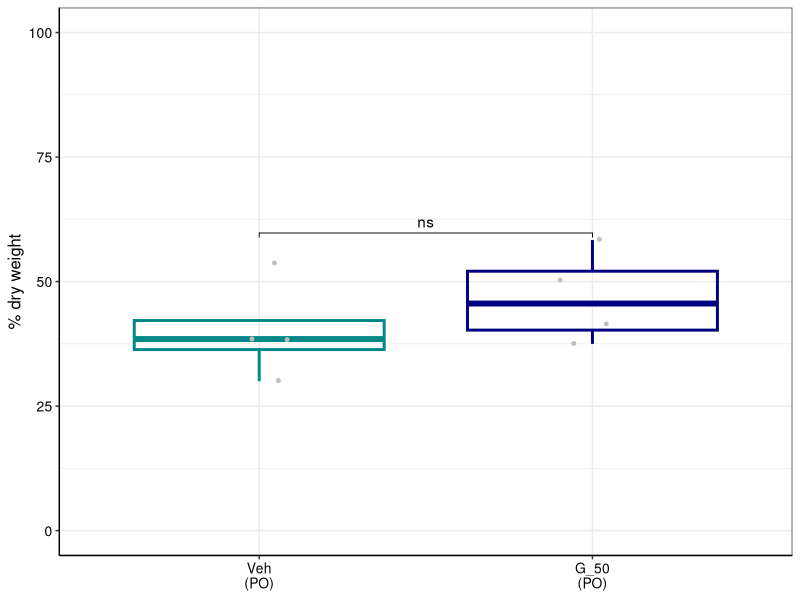
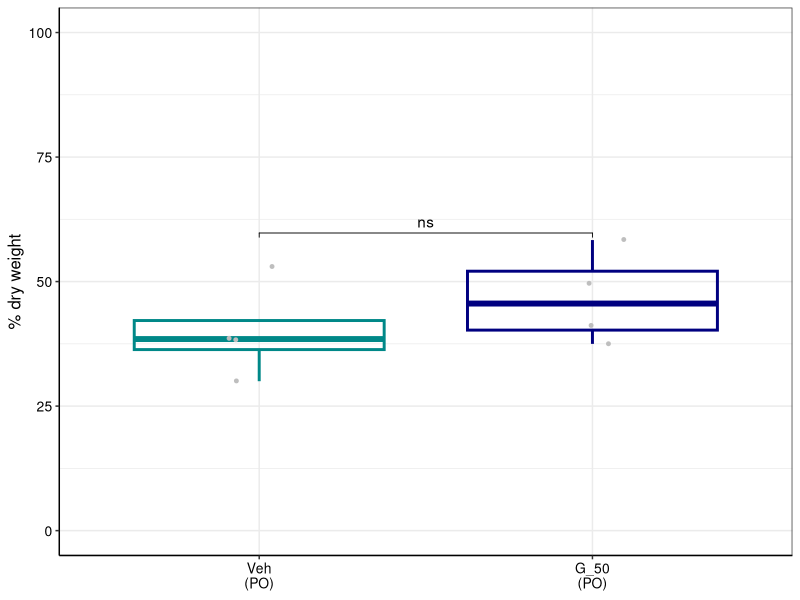

Generate these figures, in order, with R:
## ---- chunk 1
library(dplyr)
library(ggplot2)
library(readxl)
library(ggpubr)
## ---- chunk 2
dryweight <- read_excel("Male cohort 3 - PO/Data to plot - cohort 3.xlsx", sheet = "Dry_weight_3")
dryweight$`Mouse group` <- ifelse(dryweight$`Mouse group` == 'Veh (PO)', 'Veh\n(PO)', 'G_50\n(PO)')
dryweight$`Mouse group` <- factor(dryweight$`Mouse group`,
                                levels = c('Veh\n(PO)',
                                           'G_50\n(PO)'))

dryweight <- dplyr::rename(dryweight, pc_dry_weight=`% dry weight`)
## ---- chunk 3
ggplot(dryweight, aes(x = `Mouse group`, y = pc_dry_weight)) +
  geom_boxplot(aes(color = `Mouse group`), fill = NA, outlier.shape = NA, linewidth = 1) +
  geom_point(color = "grey", position = position_jitter(width = 0.1), size = 1) +
  scale_color_manual(values = c("Veh\n(PO)" = "#008888", "G_50\n(PO)" = "#000080")) +
  stat_compare_means(
    method = "t.test",
    label = "p.signif",
    comparisons = list(c("Veh\n(PO)", "G_50\n(PO)")),
    hide.ns = FALSE
  ) +
  theme_bw() +
  theme(
    legend.position = "none",
    axis.line = element_line(color = "black"),
    axis.text.y = element_text(size = 10, color = "black"),
    axis.text.x = element_text(size = 10, color = "black"),
    axis.title.y = element_text(size = 12, color = "black"),
    axis.title.x = element_blank()
  ) +
  labs(y = "% dry weight") + ylim(0,100)

ggsave("Male cohort 3 - PO/dry_weight.pdf", width = 2, height = 2)
## ---- chunk 4
print(t.test(
  dplyr::filter(dryweight, `Mouse group` == 'Veh\n(PO)')$pc_dry_weight,
  dplyr::filter(dryweight, `Mouse group` == 'G_50\n(PO)')$pc_dry_weight
))
